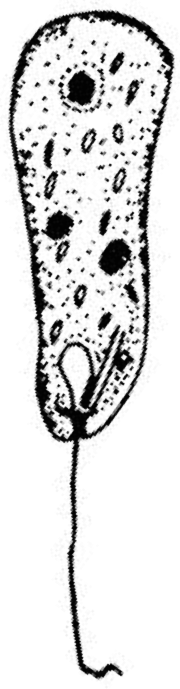
%> input picture peranema.png, 180 x 689 px
$ octave main.m   (GNU Octave 9; MATLAB toolbox functions it lacks are replaced by stand-ins)
%> lines starting %> are read from the running program, lines starting %| are printed output that depends on the picture
### PlaceObject.m
function output = PlaceObject(canvas,image,pos_x,pos_y,factor)
% this function places an object (image) on the canvas
% pos_x,pos_y: a ratio (on x, y) that designates the center of target
% position over the whole image
% factor: resize if specify
if nargin < 5
    factor = 1;
end
if size(image,3) == 3
    % image is rgb
    image = rgb2gray(image);
end
if ~isa(image, 'double')
    image = im2double(image);
end
if size(canvas,3) == 3
    % image is rgb
    canvas = rgb2gray(canvas);
end
if ~isa(canvas, 'double')
    canvas = im2double(canvas);
end

image = imresize(image,factor,'nearest');
[n1,n2] = size(image);

[ny,nx] = size(canvas);
p1 = round(ny*pos_y-n1/2);p2 = round(nx*pos_x-n2/2);

blank = zeros(ny,nx);
blank(1:n1,1:n2) = image;

blank = circshift(blank,[p1,p2]);

output = canvas + blank;
output = output/max(output(:));
end

### ASM.m
function obj = ASM(obj)
% Angular spectrum method
% the function receives an object field E0 at wavelength lambda
% and returns the magnitude I (E*conj(E)) after distance z
% dx, dy are spatial resolution
k = 2*pi/obj.wavelength;
[row, col] = size(obj.field);

dx = obj.X/col; dy = obj.Y/row; % spatial frequency
Kx = 2*pi/dx; Ky = 2*pi/dy;
kx = linspace((-Kx/2), (Kx/2), col);
ky = linspace((-Ky/2), (Ky/2), row);

[kxgrid, kygrid] = meshgrid(kx, ky);

% construct the circle function
circ = sqrt(kxgrid.^2 + kygrid.^2)/k;
circ(circ>1) = 0;
circ(circ<=1) = 1;

F = fftshift(fft2(ifftshift(obj.field)));
factor = exp(1i*obj.distance*sqrt(k^2 - kxgrid.^2 - kygrid.^2));
E = fftshift(ifft2(ifftshift(F.*factor.*circ)));

obj.holo_complex = E;
obj.holo_amp = abs(E);
obj.holo_phase = angle(E);
end

### upsampleHolo.m
function obj = upsampleHolo(obj)
% obj.mask is the subsample pattern
% obj.subsamp_type: subsample type 0--periodic; 1--random;
% obj.hologram_amp: used for upsampling
[n1,n2] = size(obj.mask);
canvas = zeros(size(obj.hologram_amp));
percentage = nnz(obj.mask)/n1/n2;
idx = mask == 1;
canvas(idx) = obj.hologram_amp(idx);
obj.holo_upsamp = zeros(size(obj.hologram_amp));

obj.subsamp_type = 0;
if obj.subsamp_type == 0
    step = round(1/sqrt(percentage));
    for i = 1:n1
        for j = 1:n2
            if (i+step) <= n1
                up = max(1,i-step+1);
                down = up + step-1;
            else
                down = n2;
                up = down-step+1;
            end
            if (j+step) <= n2
                left = max(1,j-step+1);
                right = left + step-1;
            else
                right = n2;
                left = right-step+1;
            end

            patch = canvas(up:down,left:right);
            obj.holo_upsamp(i,j) = sum(patch(:));

        end
    end

elseif obj.subsamp_type == 1

end

end

### subsample_periodic.m
function output = subsample_periodic(nx,ny,factor)
% this function is to give a subsampled mask periodically every "factor"
% pixel
unit = zeros(factor,factor);
unit(1,1) = 1;
tmp = repmat(unit,ceil(nx/factor),ceil(ny/factor));
output = tmp(1:ny,1:nx);
end

### main.m
clear all; close all;
%% define canvas size
nx = 256;ny = 256;  % x: horizontal; y: vertical
X = nx*2; Y = ny*2; % in um

%% construct an object (1)
% amplitude:0--phantom
% amplitude:1--peranema
% no phase right now
% binary:1-- make the object binary
amplitude = 1;
binary = 0;
if amplitude == 1
    imread = 256 - rgb2gray(imread('peranema.png'));
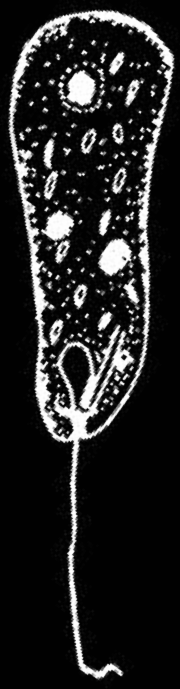
%> imread: size 689x180 uint8; min 1, max 254, mean 36.6
    if binary == 1
        imread(imread<128) = 0;
        imread(imread>=128) = 255;
    end
    im = zeros(ny,nx);
    img = PlaceObject(im,imread,0.5,0.5,ny/size(imread,1)*0.7);
%> in PlaceObject, `blank = circshift(blank,[p1,p2]);`:
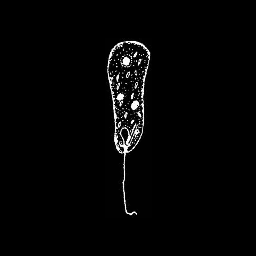
%> blank: size 256x256 double; min 0, max 0.996, mean 0.0185; mean of the top-left, top-right, bottom-left and bottom-right quarters 0.0258, 0.0254, 0.0143, 0.00849
    img = 1 - img;
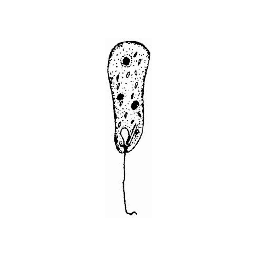
%> img: size 256x256 double; min 0, max 1, mean 0.981
elseif amplitude == 0
    imread = phantom('Modified Shepp-Logan',min(nx,ny));
    im = zeros(ny,nx);
    img = PlaceObject(im,imread,0.5,0.5);
end
img_amp = abs(img);
img_phase = angle(img);
%> img_phase: size 256x256 double; every value is 0

clear imread im binary amplitude
figure(1);
subplot(121);
imagesc(img_amp);axis equal;axis off;title('Original image (Amplitude)');
subplot(122);
imagesc(img_phase);axis equal;axis off;title('Original image (Phase)');

%% generate subsampling mask
% mask_type: 1--uniformly random
% mask_type: 0--periodic
mask_type = 0;
percentage = 0.2;
if mask_type == 1
    mask = subsample_uni_rand(nx,ny,percentage);
elseif mask_type == 0
    mask = subsample_periodic(nx,ny,round(1/percentage));
end

%% propagation (2)
Propagation.wavelength = 530e-3;
Propagation.distance = 2e3;
Propagation.X = X;Propagation.nx = nx;
Propagation.Y = Y;Propagation.ny = ny;
Propagation.mask = ones(Propagation.ny,Propagation.nx);
if exist('mask','var')
    Propagation.mask = mask;
end
Propagation.field_ori = img;
Propagation.field_ori_amp = abs(Propagation.field_ori);
Propagation.field_ori_phase = angle(Propagation.field_ori);
Propagation.field = Propagation.field_ori;
Propagation = ASM(Propagation);
%> in ASM, `k = 2*pi/obj.wavelength;`: k = 11.86
%> in ASM, `[row, col] = size(obj.field);`: row = 256
%> in ASM, `dx = obj.X/col`: dx = 2
%> in ASM, `Kx = 2*pi/dx`: Kx = 3.14
%> in ASM, `kx = linspace((-Kx/2), (Kx/2), col);`: kx = 256 values from -1.57 to 1.57
%> in ASM, `circ = sqrt(kxgrid.^2 + kygrid.^2)/k;`:
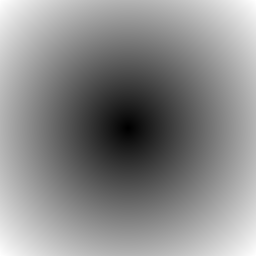
%> circ: size 256x256 double; min 0.000735, max 0.187, mean 0.102; drawn with min black and max white
%> in ASM, `circ(circ<=1) = 1;`: circ: size 256x256 double; every value is 1
%> in ASM, `obj.holo_amp = abs(E);`:
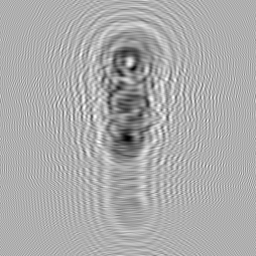
%> obj.holo_amp: size 256x256 double; min 0.302, max 1.32, mean 0.984; drawn with min black and max white
%> in ASM, `obj.holo_phase = angle(E);`:
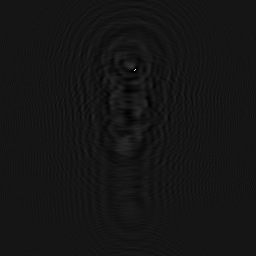
%> obj.holo_phase: size 256x256 double; min -3.14, max 3.14, mean -2.61; drawn with min black and max white
%> Propagation = {wavelength 0.53, distance 2000, X 512, nx 256, Y 512, ny 256}
Propagation.subsamp_type = mask_type;
% generate hologram
% after propagation, Propagation.holo_complex is the field
% Propagation.hologram is the intensity
Propagation.hologram = Propagation.holo_complex.*conj(Propagation.holo_complex);
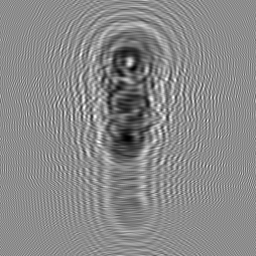
%> Propagation.hologram: size 256x256 double; min 0.0912, max 1.73, mean 0.977; drawn with min black and max white
Propagation.hologram_amp = Propagation.holo_amp;
% display the subsampled hologram
Propagation = upsampleHolo(Propagation);
%> in upsampleHolo, `[n1,n2] = size(obj.mask);`: n1 = 256
%> in upsampleHolo, `percentage = nnz(obj.mask)/n1/n2;`: percentage = 0.0413
%> the run ends on the next line
